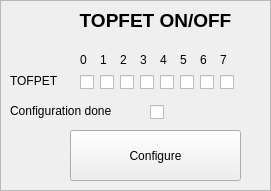
      <widget class="QFrame" name="frame_19">
       <property name="geometry">
        <rect>
         <x>320</x>
         <y>399</y>
         <width>271</width>
         <height>191</height>
        </rect>
       </property>
       <property name="frameShape">
        <enum>QFrame::StyledPanel</enum>
       </property>
       <property name="frameShadow">
        <enum>QFrame::Raised</enum>
       </property>
       <widget class="QCheckBox" name="checkBox_Activate_TOFPET_1">
        <property name="geometry">
         <rect>
          <x>100</x>
          <y>70</y>
          <width>20</width>
          <height>25</height>
         </rect>
        </property>
        <property name="text">
         <string/>
        </property>
       </widget>
       <widget class="QCheckBox" name="checkBox_Activate_TOFPET_3">
        <property name="geometry">
         <rect>
          <x>140</x>
          <y>70</y>
          <width>20</width>
          <height>25</height>
         </rect>
        </property>
        <property name="text">
         <string/>
        </property>
       </widget>
       <widget class="QLabel" name="label_109">
        <property name="geometry">
         <rect>
          <x>100</x>
          <y>50</y>
          <width>16</width>
          <height>19</height>
         </rect>
        </property>
        <property name="text">
         <string>1</string>
        </property>
       </widget>
       <widget class="QLabel" name="label_110">
        <property name="geometry">
         <rect>
          <x>200</x>
          <y>50</y>
          <width>16</width>
          <height>19</height>
         </rect>
        </property>
        <property name="text">
         <string>6</string>
        </property>
       </widget>
       <widget class="QCheckBox" name="checkBox_Activate_TOFPET_5">
        <property name="geometry">
         <rect>
          <x>180</x>
          <y>70</y>
          <width>20</width>
          <height>25</height>
         </rect>
        </property>
        <property name="text">
         <string/>
        </property>
       </widget>
       <widget class="QLabel" name="label_141">
        <property name="geometry">
         <rect>
          <x>140</x>
          <y>50</y>
          <width>16</width>
          <height>19</height>
         </rect>
        </property>
        <property name="text">
         <string>3</string>
        </property>
       </widget>
       <widget class="QLabel" name="label_142">
        <property name="geometry">
         <rect>
          <x>220</x>
          <y>50</y>
          <width>16</width>
          <height>19</height>
         </rect>
        </property>
        <property name="text">
         <string>7</string>
        </property>
       </widget>
       <widget class="QCheckBox" name="checkBox_Activate_TOFPET_7">
        <property name="geometry">
         <rect>
          <x>220</x>
          <y>70</y>
          <width>20</width>
          <height>25</height>
         </rect>
        </property>
        <property name="text">
         <string/>
        </property>
       </widget>
       <widget class="QCheckBox" name="checkBox_Activate_TOFPET_4">
        <property name="geometry">
         <rect>
          <x>160</x>
          <y>70</y>
          <width>20</width>
          <height>25</height>
         </rect>
        </property>
        <property name="text">
         <string/>
        </property>
       </widget>
       <widget class="QLabel" name="label_159">
        <property name="geometry">
         <rect>
          <x>180</x>
          <y>50</y>
          <width>16</width>
          <height>19</height>
         </rect>
        </property>
        <property name="text">
         <string>5</string>
        </property>
       </widget>
       <widget class="QCheckBox" name="checkBox_Activate_TOFPET_0">
        <property name="geometry">
         <rect>
          <x>80</x>
          <y>70</y>
          <width>20</width>
          <height>25</height>
         </rect>
        </property>
        <property name="text">
         <string/>
        </property>
       </widget>
       <widget class="QLabel" name="label_160">
        <property name="geometry">
         <rect>
          <x>160</x>
          <y>50</y>
          <width>16</width>
          <height>19</height>
         </rect>
        </property>
        <property name="text">
         <string>4</string>
        </property>
       </widget>
       <widget class="QCheckBox" name="checkBox_Activate_TOFPET_2">
        <property name="geometry">
         <rect>
          <x>120</x>
          <y>70</y>
          <width>20</width>
          <height>25</height>
         </rect>
        </property>
        <property name="text">
         <string/>
        </property>
       </widget>
       <widget class="QLabel" name="label_161">
        <property name="geometry">
         <rect>
          <x>120</x>
          <y>50</y>
          <width>16</width>
          <height>19</height>
         </rect>
        </property>
        <property name="text">
         <string>2</string>
        </property>
       </widget>
       <widget class="QLabel" name="label_163">
        <property name="geometry">
         <rect>
          <x>80</x>
          <y>50</y>
          <width>10</width>
          <height>19</height>
         </rect>
        </property>
        <property name="text">
         <string>0</string>
        </property>
       </widget>
       <widget class="QCheckBox" name="checkBox_Activate_TOFPET_6">
        <property name="geometry">
         <rect>
          <x>200</x>
          <y>70</y>
          <width>20</width>
          <height>25</height>
         </rect>
        </property>
        <property name="text">
         <string/>
        </property>
       </widget>
       <widget class="QLabel" name="label_164">
        <property name="geometry">
         <rect>
          <x>10</x>
          <y>70</y>
          <width>71</width>
          <height>21</height>
         </rect>
        </property>
        <property name="text">
         <string>TOFPET</string>
        </property>
       </widget>
       <widget class="QLabel" name="label_165">
        <property name="geometry">
         <rect>
          <x>50</x>
          <y>0</y>
          <width>211</width>
          <height>41</height>
         </rect>
        </property>
        <property name="font">
         <font>
          <pointsize>14</pointsize>
          <weight>75</weight>
          <bold>true</bold>
         </font>
        </property>
        <property name="text">
         <string>TOPFET ON/OFF</string>
        </property>
        <property name="alignment">
         <set>Qt::AlignCenter</set>
        </property>
       </widget>
       <widget class="QPushButton" name="pushButton_Activate_TOFPET">
        <property name="geometry">
         <rect>
          <x>70</x>
          <y>130</y>
          <width>171</width>
          <height>51</height>
         </rect>
        </property>
        <property name="text">
         <string>Configure</string>
        </property>
       </widget>
       <widget class="QCheckBox" name="checkBox_Activate_done">
        <property name="geometry">
         <rect>
          <x>150</x>
          <y>100</y>
          <width>20</width>
          <height>25</height>
         </rect>
        </property>
        <property name="text">
         <string/>
        </property>
       </widget>
       <widget class="QLabel" name="label_166">
        <property name="geometry">
         <rect>
          <x>10</x>
          <y>100</y>
          <width>131</width>
          <height>21</height>
         </rect>
        </property>
        <property name="text">
         <string>Configuration done</string>
        </property>
       </widget>
      </widget>
